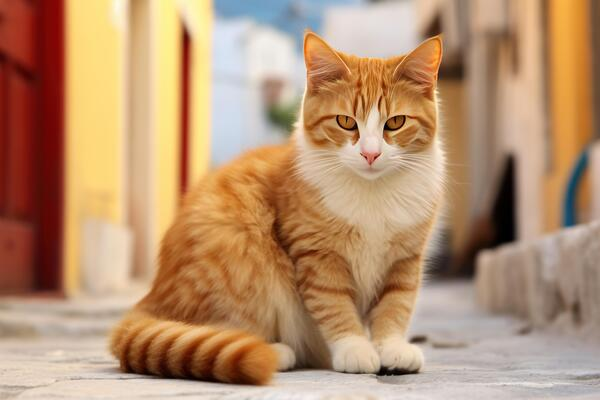
#> input picture cat.jpg, 600 x 400 px, found by its file name
$ python edgeDetection.py
#> lines starting #> are read from the running program, lines starting #| are printed output that depends on the picture
import numpy as np
import matplotlib.pyplot as plt
from scipy.signal import convolve2d
from matplotlib.pyplot import imread

inputImg = imread("py\cat.jpg")
#> inputImg is the input picture: shape (400, 600, 3); mean R, G, B 183.5, 145.3, 112

gamma = 1.04

r = inputImg[:,:,0]
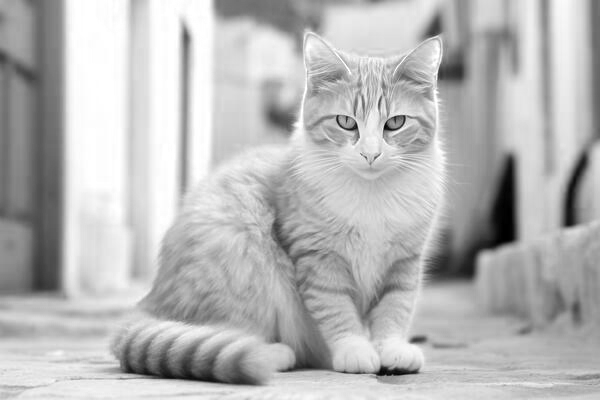
#> r: shape (400, 600); min 0, max 255, mean 183.5
g = inputImg[:,:,1]
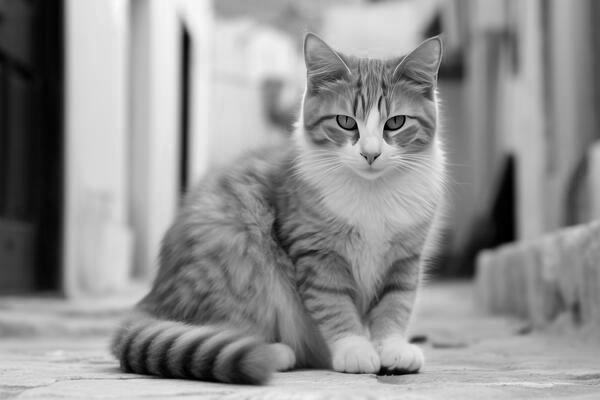
#> g: shape (400, 600); min 0, max 251, mean 145.3
b = inputImg[:,:,2]
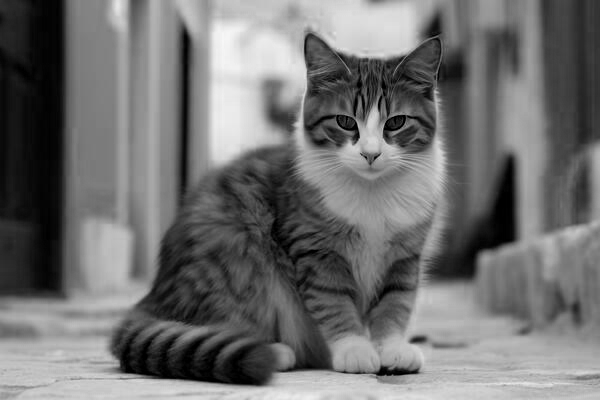
#> b: shape (400, 600); min 0, max 247, mean 112

rConst = 0.2128
gConst = 0.7152
bConst = 0.0722

grayScaleImg = rConst * r ** gamma + gConst * g ** gamma + bConst * b ** gamma

gaussianBlureKernal = np.array([[1, 4, 6, 4, 1],
                                [4, 16, 24, 16, 4],
                                [6, 24, 36, 24, 6],
                                [4, 16, 24, 16, 4],
                                [1, 4, 6, 4, 1]], dtype=np.float32)

edgeDetectionKernal = np.array([[0, 1, 0],
                                [1, -4, 1],
                                [0, 1, 0]], dtype=np.float32)

gaussianBlureKernal_sum = np.sum(gaussianBlureKernal)
if gaussianBlureKernal_sum != 0:
    gaussianBlureKernal = gaussianBlureKernal / gaussianBlureKernal_sum


gaussianBlureImg = convolve2d(grayScaleImg, gaussianBlureKernal, mode='same', boundary='fill', fillvalue=0)
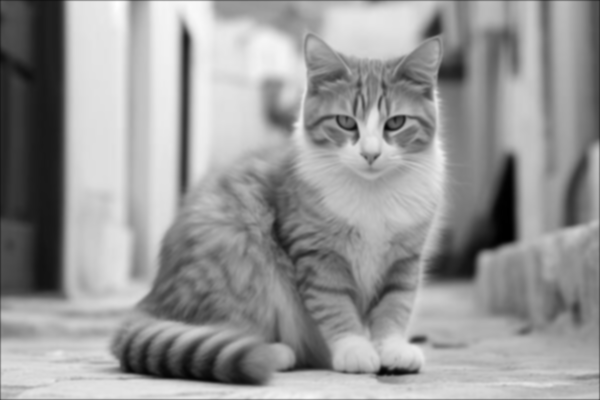
#> gaussianBlureImg: shape (400, 600) float64; min 0.26, max 310.4, mean 184.8; drawn with min black and max white

edgeDetectionImg = convolve2d(gaussianBlureImg, edgeDetectionKernal, mode="same", boundary='fill', fillvalue=0)
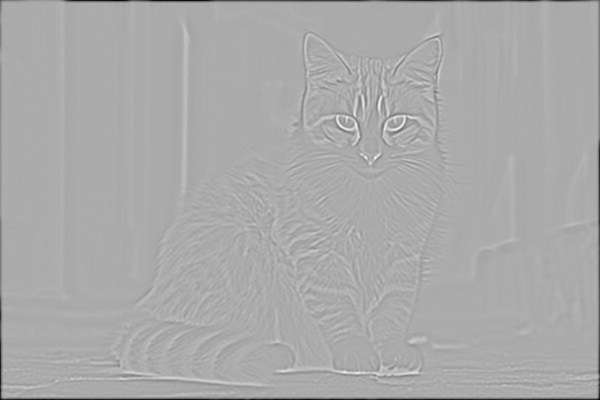
#> edgeDetectionImg: shape (400, 600) float64; min -142.5, max 69.56, mean -1.1; drawn with min black and max white

edgeDetectionImg = np.clip(edgeDetectionImg, 0, 255)
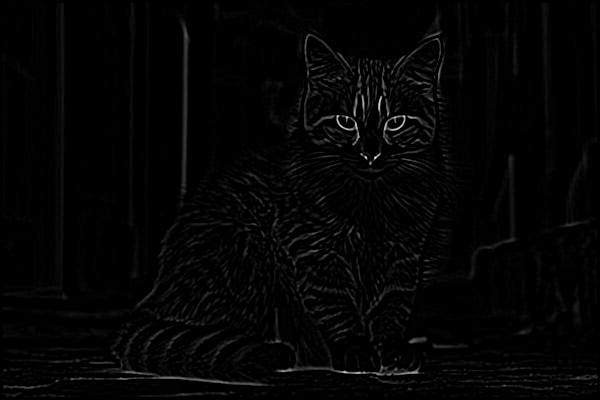
#> edgeDetectionImg: shape (400, 600) float64; min 0, max 69.56, mean 1.2; drawn with min black and max white

binedgeDetectionImg = np.where(edgeDetectionImg > 10, 255, 0)
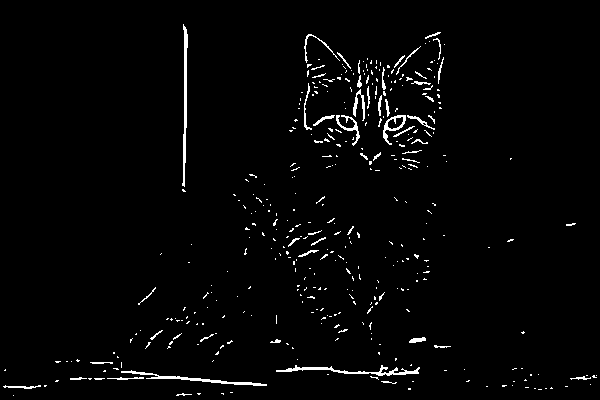
#> binedgeDetectionImg: shape (400, 600) int64; 2.2% white in thin lines or dots


fig = plt.figure(1)
img1, img2 = fig.add_subplot(121), fig.add_subplot(122)

img1.imshow(inputImg)
img2.imshow(binedgeDetectionImg, cmap=plt.cm.get_cmap("gray"))

fig.show()
plt.show()
